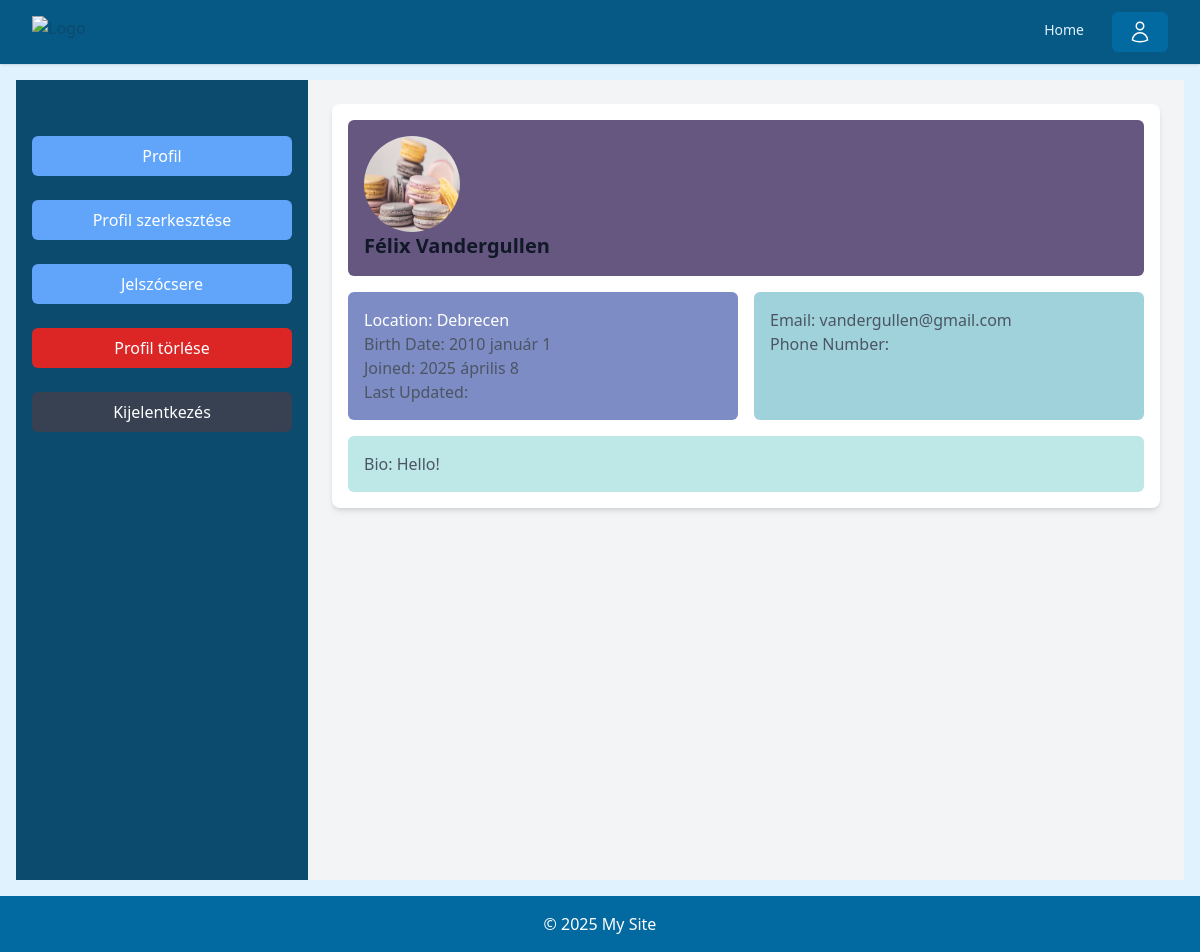
Page /profile/ (signed in) on the earlier database version.
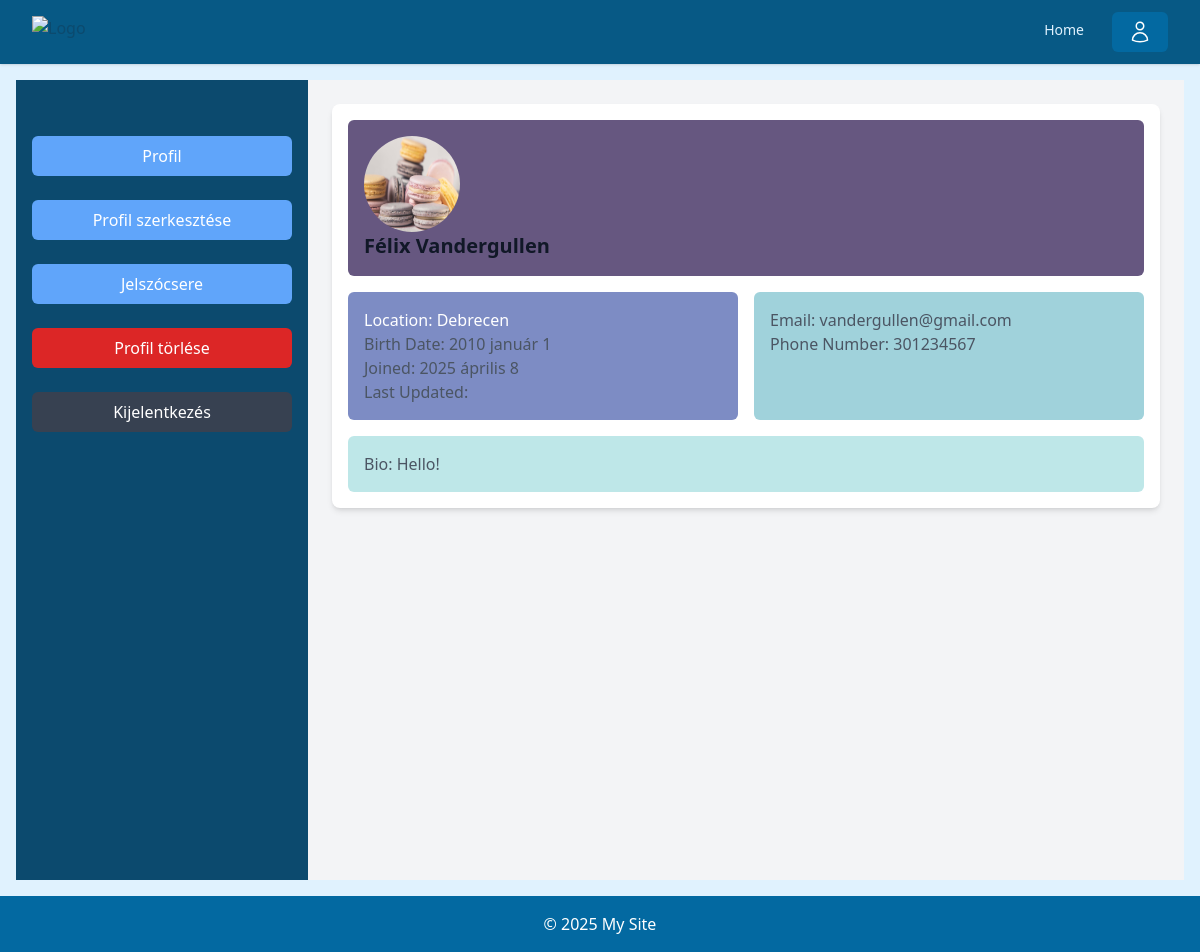
Same page on the later database version.
### accounts/models.py (models this page shows, shortened)
class Profile(models.Model):
    user = models.OneToOneField(User, on_delete=models.CASCADE)
    bio = models.TextField(max_length=500, blank=True)
    location = models.CharField(max_length=30, blank=True)
    birth_date = models.DateField(null=True, blank=True)
    profile_picture = models.ImageField(upload_to='profile_pics/', default='profile_pics/default.jpg', blank=True, null=True)
    phone_number = models.CharField(max_length=15, blank=True)
    email_token = models.CharField(max_length=64, blank=True)
    email_verified = models.BooleanField(default=False)

### accounts/views.py (the view)
# urls.py: path('profile/', views.profile, name='profile'),
@login_required
def profile(request):
    profile = get_object_or_404(Profile, user=request.user)
    return render(request, 'profile/profile.html', {'profile': profile})

### accounts/templates/profile/profile.html (shortened to what this page needs)
{% extends 'profile_base.html' %}
{% block profile_content %}
    <div class="profile-container mx-auto p-4 bg-white shadow-md rounded-lg">
        <div class=" grid grid-cols-1 md:grid-cols-2 gap-4">
            <div class="bg-ultraViolet p-4 rounded-md md:col-span-2 ">
                <img src="{{ profile.profile_picture.url }}" alt="Profile Picture" class="w-24 h-24 rounded-full">
                <h2 class="text-xl font-bold">
                {% if profile.user.first_name %}
                    {{ profile.user.first_name }} {{ profile.user.last_name }}
                {% else %}
                    {{ profile.user.username }}
                {% endif %}
                </h2>
            </div>
            <div class="bg-glaucous p-4 rounded-md">
                <p class="text-white">Location: {{ profile.location }}</p>
                <p class="text-gray-600">Birth Date: {{ profile.birth_date|date:"Y F j" }}</p>
                <p class="text-gray-600">Joined: {{ profile.user.date_joined|date:"Y F j" }}</p>
                <p class="text-gray-600">Last Updated: {{ profile.updated_at|date:"F j, Y" }}</p>
            </div>
            <div class="bg-nonphotoBlue p-4 rounded-md">
                <p class="text-gray-600">Email: {{ user.email }}</p>
                <p class="text-gray-600">Phone Number: {{ profile.phone_number }}</p>
            </div>
            <div class="bg-mintGreen p-4 rounded-md md:col-span-2">
                <p class="text-gray-600">Bio: {{ profile.bio }}</p>
            </div>
        </div>
    </div>
{% endblock %}

### accounts/templates/profile_base.html (shortened to what this page needs)
{% extends 'base.html' %}
{% block content %}
<div class="flex flex-col lg:flex-row">
    <div class="w-full lg:w-1/4 bg-sky-900 text-white lg:min-h-screen p-4">
        <div class="space-y-6">
            <div class="mt-10">
                <a href="{% url 'profile' %}">
                    <button type="button" id="edit-btn"
                        class="w-full py-2 bg-blue-400 text-white rounded-md hover:bg-blue-500 focus:outline-none focus:ring-2 focus:ring-blue-400">
                        Profil
                    </button>
                </a>
            </div>
            <div class="mt-10">
                <a href="{% url 'edit_profile' %}">
                    <button type="button" id="edit-btn"
                        class="w-full py-2 bg-blue-400 text-white rounded-md hover:bg-blue-500 focus:outline-none focus:ring-2 focus:ring-blue-400">
                        Profil szerkesztése
                    </button>
                </a>
            </div>
            <div class="mt-10">
                <a href="{% url 'password_change' %}">
                    <button type="button" id="change-password-button"
                        class="w-full py-2 bg-blue-400 text-white rounded-md hover:bg-blue-500 focus:outline-none focus:ring-2 focus:ring-blue-400">
                        Jelszócsere
                    </button>
                </a>
            </div>
            <div class="mt-10">
                <a href="{% url 'delete_profile' %}">
                    <button type="button"
                        class="w-full py-2 bg-red-600 text-white rounded-md hover:bg-red-700 focus:outline-none focus:ring-2 focus:ring-red-400">
                        Profil törlése
                    </button>
                </a>
            </div>
            <div class="mt-10">
                <form action="{% url 'logout' %}" method="post" class="w-full">
                    <button type="submit"
                        class="w-full py-2 bg-gray-700 text-white rounded-md hover:bg-gray-800 focus:outline-none focus:ring-2 focus:ring-gray-500">
                        Kijelentkezés
                    </button>
                </form>
            </div>
        </div>
    </div>
    <div class="w-full lg:w-3/4 p-6 bg-gray-100 dark:bg-gray-800 text-gray-900 dark:text-white">
        <div class="max-w-4xl mx-auto">
            {% block profile_content %}
            {% endblock %}
        </div>
    </div>
</div>
{% endblock %}

### theme/templates/base.html (shortened to what this page needs)
<!DOCTYPE html>
<html lang="hu">
<head>
    {% load static tailwind_tags %}
    {% load form_tags %}
    {% load tailwind_tags%}
    {% tailwind_css %}
    <link rel="stylesheet" href="{% static 'css/forms.css' %}">
</head>
<body class="flex flex-col min-h-screen bg-sky-100 text-sky-900">
    <nav class="bg-sky-800 shadow">
        <div class="mx-auto max-w-7xl px-2 sm:px-6 lg:px-8">
            <div class="relative flex h-16 items-center justify-between">
                <div class="flex flex-1 items-center justify-center sm:items-stretch sm:justify-start">
                    <div class="flex shrink-0 items-center">
                        <img class="h-8 w-auto" src="https://tailwindcss.com/plus-assets/img/logos/mark.svg?color=indigo&shade=500" alt="Logo">
                    </div>
                </div>
                <div class="hidden sm:block sm:ml-6">
                    <div class="flex space-x-4">
                        <a href="{% url 'home' %}" class="rounded-md px-3 py-2 text-sm font-medium text-sky-100 hover:bg-sky-600 hover:text-white">Home</a>
                        {% if request.user.is_authenticated %}
                            <div class="relative">
                                <button type="button" id="profile-menu-button" class="flex items-center space-x-2 py-2 px-4 bg-sky-700 text-white rounded-md hover:bg-sky-600 focus:outline-none focus:ring-2 focus:ring-sky-500">
                                </button>
                            </div>
                        {% else %}
                            <a href="{% url 'register' %}" class="rounded-md px-3 py-2 text-sm font-medium text-sky-100 hover:bg-sky-600 hover:text-white">Register</a>
                            <a href="{% url 'login' %}" class="rounded-md px-3 py-2 text-sm font-medium text-sky-100 hover:bg-sky-600 hover:text-white">Login</a>
                        {% endif %}
                    </div>
                </div>
            </div>
        </div>
    </nav>
    <main class="flex-grow p-4">
        {% block content %}
        {% endblock %}
    </main>
    <footer class="bg-sky-700 text-white p-4 text-center">
        <p>&copy; 2025 My Site</p>
    </footer>
</body>
</html>

Differences in the rows shown:
changed Profile "Debrecen": phone_number (not shown) → "301234567"
